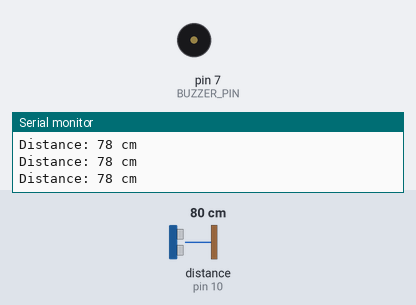
This sketch was run on a simulated Arduino Uno, built with avr-gcc and run on an emulated ATmega328P. Shown: buzzer (waves = sounding, pin HIGH), the last lines printed to the serial monitor. Wiring (inferred from the names in the program): ultrasonic range finder: trigger pin 9; echo pin 10. The inputs (shaded band) are chosen by the test bench; at power-on: distance to the obstacle (sensor on pin 10) 80 cm. The echo pulse lasts 58.3 µs per cm; pins used as bus, display or sensor lines are not drawn.

Above: at 1.3 s.
1.4 s: distance to the obstacle (sensor on pin 10) set to 18 cm
2.9 s: distance to the obstacle (sensor on pin 10) set to 15 cm
At 3.7 s:
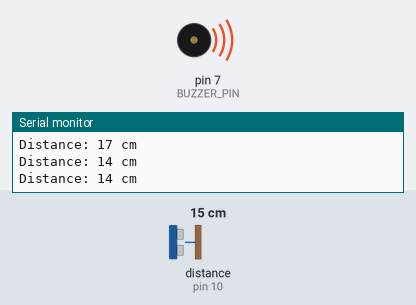
4.5 s: distance to the obstacle (sensor on pin 10) set to 35 cm
At 5.1 s:
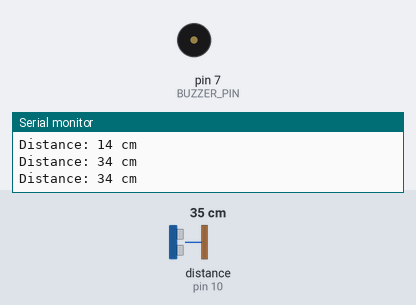
6.0 s: distance to the obstacle (sensor on pin 10) set to 2 cm
At 6.4 s:
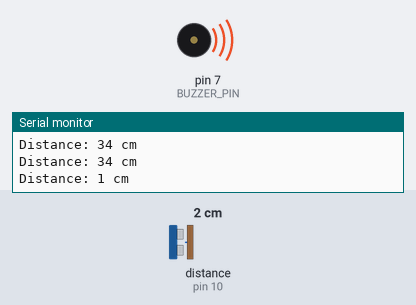
Timing chart, 0 to 8.5 s (numbered marks = the images above; inputs shaded):
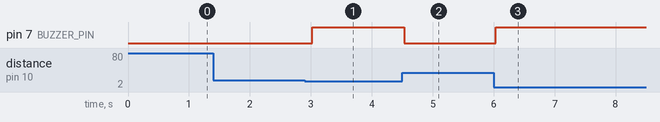

The sketch:

distance_measurement.ino
```cpp
/*
  Automatic Distance Measurement using Arduino & Ultrasonic Sensor
  Author: Your Name
  Date: 2025-09-23
*/

#define TRIG_PIN 9
#define ECHO_PIN 10
#define BUZZER_PIN 7

long duration;
int distance;

void setup() {
  Serial.begin(9600);
  pinMode(TRIG_PIN, OUTPUT);
  pinMode(ECHO_PIN, INPUT);
  pinMode(BUZZER_PIN, OUTPUT);
}

void loop() {
  // Send ultrasonic burst
  digitalWrite(TRIG_PIN, LOW);
  delayMicroseconds(2);
  digitalWrite(TRIG_PIN, HIGH);
  delayMicroseconds(10);
  digitalWrite(TRIG_PIN, LOW);

  // Read echo time
  duration = pulseIn(ECHO_PIN, HIGH);

  // Calculate distance (cm)
  distance = duration * 0.034 / 2;

  // Print to Serial Monitor
  Serial.print("Distance: ");
  Serial.print(distance);
  Serial.println(" cm");

  // Buzzer alert if object closer than 15 cm
  if (distance <= 15 && distance > 0) {
    digitalWrite(BUZZER_PIN, HIGH);
  } else {
    digitalWrite(BUZZER_PIN, LOW);
  }

  delay(500);
}
```

Measured:
- the behaviour switches between 17 and 16 cm on distance to the obstacle (sensor on pin 10) (found by bisection; images 0 and 1)
- after the input at 2.9 s, pin 7 (BUZZER_PIN): LOW → HIGH after 0.12 s
- after the input at 4.5 s, pin 7 (BUZZER_PIN): HIGH → LOW at once
- after the input at 6.0 s, pin 7 (BUZZER_PIN): LOW → HIGH at once
